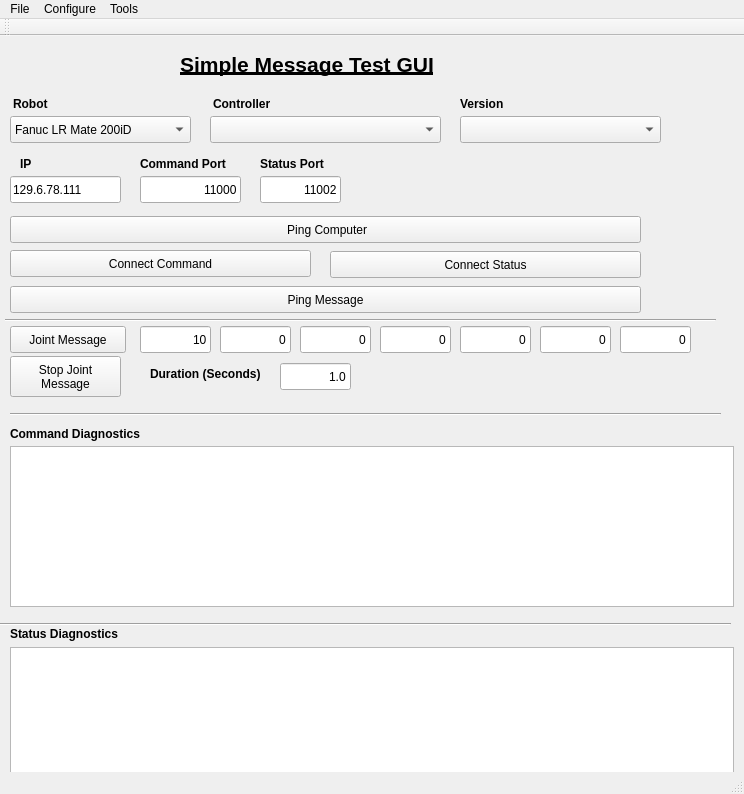
<?xml version="1.0" encoding="UTF-8"?>
<ui version="4.0">
 <class>MainWindow</class>
 <widget class="QMainWindow" name="MainWindow">
  <property name="geometry">
   <rect>
    <x>0</x>
    <y>0</y>
    <width>744</width>
    <height>794</height>
   </rect>
  </property>
  <property name="sizePolicy">
   <sizepolicy hsizetype="Expanding" vsizetype="Preferred">
    <horstretch>0</horstretch>
    <verstretch>0</verstretch>
   </sizepolicy>
  </property>
  <property name="windowTitle">
   <string>GUI</string>
  </property>
  <property name="layoutDirection">
   <enum>Qt::LeftToRight</enum>
  </property>
  <property name="toolButtonStyle">
   <enum>Qt::ToolButtonIconOnly</enum>
  </property>
  <widget class="QWidget" name="centralWidget">
   <widget class="QLabel" name="label_4">
    <property name="geometry">
     <rect>
      <x>20</x>
      <y>120</y>
      <width>67</width>
      <height>17</height>
     </rect>
    </property>
    <property name="text">
     <string>&lt;html&gt;&lt;head/&gt;&lt;body&gt;&lt;p&gt;&lt;span style=&quot; font-weight:600;&quot;&gt;IP&lt;/span&gt;&lt;/p&gt;&lt;/body&gt;&lt;/html&gt;</string>
    </property>
   </widget>
   <widget class="QLabel" name="label_5">
    <property name="geometry">
     <rect>
      <x>140</x>
      <y>120</y>
      <width>121</width>
      <height>17</height>
     </rect>
    </property>
    <property name="text">
     <string>&lt;html&gt;&lt;head/&gt;&lt;body&gt;&lt;p&gt;&lt;span style=&quot; font-weight:600;&quot;&gt;Command Port&lt;/span&gt;&lt;/p&gt;&lt;/body&gt;&lt;/html&gt;</string>
    </property>
   </widget>
   <widget class="QLabel" name="label_6">
    <property name="geometry">
     <rect>
      <x>260</x>
      <y>120</y>
      <width>81</width>
      <height>17</height>
     </rect>
    </property>
    <property name="text">
     <string>&lt;html&gt;&lt;head/&gt;&lt;body&gt;&lt;p&gt;&lt;span style=&quot; font-weight:600;&quot;&gt;Status Port&lt;/span&gt;&lt;/p&gt;&lt;/body&gt;&lt;/html&gt;</string>
    </property>
   </widget>
   <widget class="QLineEdit" name="lineEdit_jnt0">
    <property name="geometry">
     <rect>
      <x>140</x>
      <y>290</y>
      <width>71</width>
      <height>27</height>
     </rect>
    </property>
    <property name="sizePolicy">
     <sizepolicy hsizetype="Expanding" vsizetype="Preferred">
      <horstretch>0</horstretch>
      <verstretch>0</verstretch>
     </sizepolicy>
    </property>
    <property name="maximumSize">
     <size>
      <width>71</width>
      <height>16777215</height>
     </size>
    </property>
    <property name="toolTip">
     <string>joint 1</string>
    </property>
    <property name="text">
     <string>10</string>
    </property>
    <property name="alignment">
     <set>Qt::AlignRight|Qt::AlignTrailing|Qt::AlignVCenter</set>
    </property>
   </widget>
   <widget class="QLineEdit" name="lineEdit_jnt1">
    <property name="geometry">
     <rect>
      <x>220</x>
      <y>290</y>
      <width>71</width>
      <height>27</height>
     </rect>
    </property>
    <property name="maximumSize">
     <size>
      <width>71</width>
      <height>16777215</height>
     </size>
    </property>
    <property name="toolTip">
     <string>joint 2</string>
    </property>
    <property name="text">
     <string>0</string>
    </property>
    <property name="alignment">
     <set>Qt::AlignRight|Qt::AlignTrailing|Qt::AlignVCenter</set>
    </property>
   </widget>
   <widget class="QLineEdit" name="lineEdit_jnt2">
    <property name="geometry">
     <rect>
      <x>300</x>
      <y>290</y>
      <width>71</width>
      <height>27</height>
     </rect>
    </property>
    <property name="maximumSize">
     <size>
      <width>75</width>
      <height>16777215</height>
     </size>
    </property>
    <property name="toolTip">
     <string>joint 3</string>
    </property>
    <property name="text">
     <string>0</string>
    </property>
    <property name="alignment">
     <set>Qt::AlignRight|Qt::AlignTrailing|Qt::AlignVCenter</set>
    </property>
   </widget>
   <widget class="QLineEdit" name="lineEdit_jnt3">
    <property name="geometry">
     <rect>
      <x>380</x>
      <y>290</y>
      <width>71</width>
      <height>27</height>
     </rect>
    </property>
    <property name="maximumSize">
     <size>
      <width>102</width>
      <height>16777215</height>
     </size>
    </property>
    <property name="toolTip">
     <string>joint 4</string>
    </property>
    <property name="text">
     <string>0</string>
    </property>
    <property name="alignment">
     <set>Qt::AlignRight|Qt::AlignTrailing|Qt::AlignVCenter</set>
    </property>
   </widget>
   <widget class="QLineEdit" name="lineEdit_jnt4">
    <property name="geometry">
     <rect>
      <x>460</x>
      <y>290</y>
      <width>71</width>
      <height>27</height>
     </rect>
    </property>
    <property name="maximumSize">
     <size>
      <width>91</width>
      <height>16777215</height>
     </size>
    </property>
    <property name="toolTip">
     <string>joint 5</string>
    </property>
    <property name="text">
     <string>0</string>
    </property>
    <property name="alignment">
     <set>Qt::AlignRight|Qt::AlignTrailing|Qt::AlignVCenter</set>
    </property>
   </widget>
   <widget class="QLineEdit" name="lineEdit_jnt5">
    <property name="geometry">
     <rect>
      <x>540</x>
      <y>290</y>
      <width>71</width>
      <height>27</height>
     </rect>
    </property>
    <property name="maximumSize">
     <size>
      <width>81</width>
      <height>16777215</height>
     </size>
    </property>
    <property name="toolTip">
     <string>joint 6</string>
    </property>
    <property name="text">
     <string>0</string>
    </property>
    <property name="alignment">
     <set>Qt::AlignRight|Qt::AlignTrailing|Qt::AlignVCenter</set>
    </property>
   </widget>
   <widget class="QLabel" name="label_7">
    <property name="geometry">
     <rect>
      <x>180</x>
      <y>13</y>
      <width>401</width>
      <height>31</height>
     </rect>
    </property>
    <property name="text">
     <string>&lt;html&gt;&lt;head/&gt;&lt;body&gt;&lt;p&gt;&lt;span style=&quot; font-size:16pt; font-weight:600; text-decoration: underline;&quot;&gt;Simple Message Test GUI&lt;/span&gt;&lt;/p&gt;&lt;/body&gt;&lt;/html&gt;</string>
    </property>
   </widget>
   <widget class="QLabel" name="label_8">
    <property name="geometry">
     <rect>
      <x>10</x>
      <y>390</y>
      <width>151</width>
      <height>17</height>
     </rect>
    </property>
    <property name="text">
     <string>&lt;html&gt;&lt;head/&gt;&lt;body&gt;&lt;p&gt;&lt;span style=&quot; font-weight:600;&quot;&gt;Command Diagnostics&lt;/span&gt;&lt;/p&gt;&lt;/body&gt;&lt;/html&gt;</string>
    </property>
   </widget>
   <widget class="Line" name="line">
    <property name="geometry">
     <rect>
      <x>0</x>
      <y>580</y>
      <width>731</width>
      <height>16</height>
     </rect>
    </property>
    <property name="orientation">
     <enum>Qt::Horizontal</enum>
    </property>
   </widget>
   <widget class="QLineEdit" name="lineEdit_StatusPort">
    <property name="geometry">
     <rect>
      <x>260</x>
      <y>140</y>
      <width>81</width>
      <height>27</height>
     </rect>
    </property>
    <property name="sizePolicy">
     <sizepolicy hsizetype="Fixed" vsizetype="Fixed">
      <horstretch>0</horstretch>
      <verstretch>0</verstretch>
     </sizepolicy>
    </property>
    <property name="text">
     <string>11002</string>
    </property>
    <property name="alignment">
     <set>Qt::AlignRight|Qt::AlignTrailing|Qt::AlignVCenter</set>
    </property>
   </widget>
   <widget class="QLineEdit" name="lineEdit_ip">
    <property name="geometry">
     <rect>
      <x>10</x>
      <y>140</y>
      <width>111</width>
      <height>27</height>
     </rect>
    </property>
    <property name="text">
     <string>129.6.78.111</string>
    </property>
   </widget>
   <widget class="QLineEdit" name="lineEditCmdPort">
    <property name="geometry">
     <rect>
      <x>140</x>
      <y>140</y>
      <width>101</width>
      <height>27</height>
     </rect>
    </property>
    <property name="sizePolicy">
     <sizepolicy hsizetype="Fixed" vsizetype="Fixed">
      <horstretch>0</horstretch>
      <verstretch>0</verstretch>
     </sizepolicy>
    </property>
    <property name="text">
     <string>11000</string>
    </property>
    <property name="alignment">
     <set>Qt::AlignRight|Qt::AlignTrailing|Qt::AlignVCenter</set>
    </property>
   </widget>
   <widget class="QPushButton" name="pushButton_connect">
    <property name="geometry">
     <rect>
      <x>10</x>
      <y>214</y>
      <width>301</width>
      <height>27</height>
     </rect>
    </property>
    <property name="sizePolicy">
     <sizepolicy hsizetype="Preferred" vsizetype="Fixed">
      <horstretch>0</horstretch>
      <verstretch>0</verstretch>
     </sizepolicy>
    </property>
    <property name="text">
     <string>Connect Command</string>
    </property>
   </widget>
   <widget class="QLabel" name="label_9">
    <property name="geometry">
     <rect>
      <x>460</x>
      <y>60</y>
      <width>70</width>
      <height>17</height>
     </rect>
    </property>
    <property name="sizePolicy">
     <sizepolicy hsizetype="Fixed" vsizetype="Preferred">
      <horstretch>0</horstretch>
      <verstretch>0</verstretch>
     </sizepolicy>
    </property>
    <property name="text">
     <string>&lt;html&gt;&lt;head/&gt;&lt;body&gt;&lt;p&gt;&lt;span style=&quot; font-weight:600;&quot;&gt;Version&lt;/span&gt;&lt;/p&gt;&lt;/body&gt;&lt;/html&gt;</string>
    </property>
   </widget>
   <widget class="QComboBox" name="comboBox_version">
    <property name="geometry">
     <rect>
      <x>460</x>
      <y>80</y>
      <width>201</width>
      <height>27</height>
     </rect>
    </property>
   </widget>
   <widget class="QWidget" name="formLayoutWidget_2">
    <property name="geometry">
     <rect>
      <x>20</x>
      <y>72</y>
      <width>16</width>
      <height>16</height>
     </rect>
    </property>
    <layout class="QFormLayout" name="formLayout_2"/>
   </widget>
   <widget class="QLabel" name="label_2">
    <property name="geometry">
     <rect>
      <x>13</x>
      <y>60</y>
      <width>42</width>
      <height>17</height>
     </rect>
    </property>
    <property name="sizePolicy">
     <sizepolicy hsizetype="Fixed" vsizetype="Preferred">
      <horstretch>0</horstretch>
      <verstretch>0</verstretch>
     </sizepolicy>
    </property>
    <property name="text">
     <string>&lt;html&gt;&lt;head/&gt;&lt;body&gt;&lt;p&gt;&lt;span style=&quot; font-weight:600;&quot;&gt;Robot&lt;/span&gt;&lt;/p&gt;&lt;/body&gt;&lt;/html&gt;</string>
    </property>
   </widget>
   <widget class="QLabel" name="label_3">
    <property name="geometry">
     <rect>
      <x>213</x>
      <y>60</y>
      <width>81</width>
      <height>17</height>
     </rect>
    </property>
    <property name="sizePolicy">
     <sizepolicy hsizetype="Fixed" vsizetype="Preferred">
      <horstretch>0</horstretch>
      <verstretch>0</verstretch>
     </sizepolicy>
    </property>
    <property name="text">
     <string>&lt;html&gt;&lt;head/&gt;&lt;body&gt;&lt;p&gt;&lt;span style=&quot; font-weight:600;&quot;&gt;Controller&lt;/span&gt;&lt;/p&gt;&lt;/body&gt;&lt;/html&gt;</string>
    </property>
   </widget>
   <widget class="QPlainTextEdit" name="plainTextEdit">
    <property name="geometry">
     <rect>
      <x>10</x>
      <y>611</y>
      <width>724</width>
      <height>161</height>
     </rect>
    </property>
    <property name="sizePolicy">
     <sizepolicy hsizetype="Expanding" vsizetype="Preferred">
      <horstretch>0</horstretch>
      <verstretch>0</verstretch>
     </sizepolicy>
    </property>
   </widget>
   <widget class="QLabel" name="label">
    <property name="geometry">
     <rect>
      <x>10</x>
      <y>590</y>
      <width>131</width>
      <height>17</height>
     </rect>
    </property>
    <property name="text">
     <string>&lt;html&gt;&lt;head/&gt;&lt;body&gt;&lt;p&gt;&lt;span style=&quot; font-weight:600;&quot;&gt;Status Diagnostics&lt;/span&gt;&lt;/p&gt;&lt;/body&gt;&lt;/html&gt;</string>
    </property>
   </widget>
   <widget class="QPushButton" name="pushButton_pingcomputer">
    <property name="geometry">
     <rect>
      <x>10</x>
      <y>180</y>
      <width>631</width>
      <height>27</height>
     </rect>
    </property>
    <property name="sizePolicy">
     <sizepolicy hsizetype="Preferred" vsizetype="Fixed">
      <horstretch>0</horstretch>
      <verstretch>0</verstretch>
     </sizepolicy>
    </property>
    <property name="text">
     <string> Ping Computer</string>
    </property>
   </widget>
   <widget class="QPushButton" name="pushButton_pingMsg">
    <property name="geometry">
     <rect>
      <x>10</x>
      <y>250</y>
      <width>631</width>
      <height>27</height>
     </rect>
    </property>
    <property name="sizePolicy">
     <sizepolicy hsizetype="Minimum" vsizetype="Expanding">
      <horstretch>0</horstretch>
      <verstretch>0</verstretch>
     </sizepolicy>
    </property>
    <property name="text">
     <string>Ping Message</string>
    </property>
   </widget>
   <widget class="QComboBox" name="comboBoxRobots">
    <property name="geometry">
     <rect>
      <x>10</x>
      <y>80</y>
      <width>181</width>
      <height>27</height>
     </rect>
    </property>
    <item>
     <property name="text">
      <string>Fanuc LR Mate 200iD</string>
     </property>
    </item>
    <item>
     <property name="text">
      <string>Motoman sia20d</string>
     </property>
    </item>
   </widget>
   <widget class="QPushButton" name="pushButton_jointmsg">
    <property name="geometry">
     <rect>
      <x>10</x>
      <y>290</y>
      <width>116</width>
      <height>27</height>
     </rect>
    </property>
    <property name="sizePolicy">
     <sizepolicy hsizetype="Minimum" vsizetype="Expanding">
      <horstretch>0</horstretch>
      <verstretch>0</verstretch>
     </sizepolicy>
    </property>
    <property name="text">
     <string>Joint Message</string>
    </property>
   </widget>
   <widget class="QComboBox" name="comboBox_controller">
    <property name="geometry">
     <rect>
      <x>210</x>
      <y>80</y>
      <width>231</width>
      <height>27</height>
     </rect>
    </property>
    <property name="sizePolicy">
     <sizepolicy hsizetype="Fixed" vsizetype="Fixed">
      <horstretch>0</horstretch>
      <verstretch>0</verstretch>
     </sizepolicy>
    </property>
   </widget>
   <widget class="QLineEdit" name="lineEdit_jnt6">
    <property name="geometry">
     <rect>
      <x>620</x>
      <y>290</y>
      <width>71</width>
      <height>27</height>
     </rect>
    </property>
    <property name="maximumSize">
     <size>
      <width>81</width>
      <height>16777215</height>
     </size>
    </property>
    <property name="toolTip">
     <string>joint 6</string>
    </property>
    <property name="text">
     <string>0</string>
    </property>
    <property name="alignment">
     <set>Qt::AlignRight|Qt::AlignTrailing|Qt::AlignVCenter</set>
    </property>
   </widget>
   <widget class="QLabel" name="label_10">
    <property name="geometry">
     <rect>
      <x>150</x>
      <y>330</y>
      <width>131</width>
      <height>17</height>
     </rect>
    </property>
    <property name="text">
     <string>&lt;html&gt;&lt;head/&gt;&lt;body&gt;&lt;p&gt;&lt;span style=&quot; font-weight:600;&quot;&gt;Duration (Seconds)&lt;/span&gt;&lt;/p&gt;&lt;/body&gt;&lt;/html&gt;</string>
    </property>
   </widget>
   <widget class="QLineEdit" name="lineEdit_duration">
    <property name="geometry">
     <rect>
      <x>280</x>
      <y>327</y>
      <width>71</width>
      <height>27</height>
     </rect>
    </property>
    <property name="sizePolicy">
     <sizepolicy hsizetype="Expanding" vsizetype="Preferred">
      <horstretch>0</horstretch>
      <verstretch>0</verstretch>
     </sizepolicy>
    </property>
    <property name="maximumSize">
     <size>
      <width>71</width>
      <height>16777215</height>
     </size>
    </property>
    <property name="toolTip">
     <string>joint 1</string>
    </property>
    <property name="text">
     <string>1.0</string>
    </property>
    <property name="alignment">
     <set>Qt::AlignRight|Qt::AlignTrailing|Qt::AlignVCenter</set>
    </property>
   </widget>
   <widget class="Line" name="line_3">
    <property name="geometry">
     <rect>
      <x>10</x>
      <y>370</y>
      <width>711</width>
      <height>16</height>
     </rect>
    </property>
    <property name="orientation">
     <enum>Qt::Horizontal</enum>
    </property>
   </widget>
   <widget class="Line" name="line_4">
    <property name="geometry">
     <rect>
      <x>5</x>
      <y>276</y>
      <width>711</width>
      <height>16</height>
     </rect>
    </property>
    <property name="orientation">
     <enum>Qt::Horizontal</enum>
    </property>
   </widget>
   <widget class="QPushButton" name="pushButton_connect_2">
    <property name="geometry">
     <rect>
      <x>330</x>
      <y>215</y>
      <width>311</width>
      <height>27</height>
     </rect>
    </property>
    <property name="sizePolicy">
     <sizepolicy hsizetype="Preferred" vsizetype="Fixed">
      <horstretch>0</horstretch>
      <verstretch>0</verstretch>
     </sizepolicy>
    </property>
    <property name="text">
     <string>Connect Status</string>
    </property>
   </widget>
   <widget class="QPushButton" name="pushButtonStopJts">
    <property name="geometry">
     <rect>
      <x>10</x>
      <y>320</y>
      <width>111</width>
      <height>41</height>
     </rect>
    </property>
    <property name="text">
     <string>Stop Joint 
Message</string>
    </property>
   </widget>
   <widget class="QPlainTextEdit" name="plainTextEdit_cmd">
    <property name="geometry">
     <rect>
      <x>10</x>
      <y>410</y>
      <width>724</width>
      <height>161</height>
     </rect>
    </property>
    <property name="sizePolicy">
     <sizepolicy hsizetype="Expanding" vsizetype="Preferred">
      <horstretch>0</horstretch>
      <verstretch>0</verstretch>
     </sizepolicy>
    </property>
   </widget>
  </widget>
  <widget class="QMenuBar" name="menuBar">
   <property name="geometry">
    <rect>
     <x>0</x>
     <y>0</y>
     <width>744</width>
     <height>25</height>
    </rect>
   </property>
   <widget class="QMenu" name="menuController">
    <property name="title">
     <string>File</string>
    </property>
    <addaction name="actionPrint"/>
    <addaction name="separator"/>
    <addaction name="actionExit"/>
   </widget>
   <widget class="QMenu" name="menuConfigure">
    <property name="title">
     <string>Configure</string>
    </property>
    <widget class="QMenu" name="menuDebug">
     <property name="title">
      <string>Debug</string>
     </property>
     <addaction name="actionNone"/>
     <addaction name="actionReply"/>
     <addaction name="actionState"/>
     <addaction name="actionFeedback"/>
     <addaction name="actionRun"/>
     <addaction name="actionAll"/>
    </widget>
    <addaction name="separator"/>
    <addaction name="actionRadians"/>
    <addaction name="actionDegrees"/>
    <addaction name="separator"/>
    <addaction name="separator"/>
    <addaction name="actionByte_Swap"/>
    <addaction name="separator"/>
    <addaction name="actionHex_Dump"/>
    <addaction name="separator"/>
    <addaction name="menuDebug"/>
    <addaction name="actionQDebug"/>
   </widget>
   <widget class="QMenu" name="menuTools">
    <property name="title">
     <string>Tools</string>
    </property>
    <addaction name="actionEndianness"/>
   </widget>
   <addaction name="menuController"/>
   <addaction name="menuConfigure"/>
   <addaction name="menuTools"/>
  </widget>
  <widget class="QToolBar" name="mainToolBar">
   <attribute name="toolBarArea">
    <enum>TopToolBarArea</enum>
   </attribute>
   <attribute name="toolBarBreak">
    <bool>false</bool>
   </attribute>
  </widget>
  <widget class="QStatusBar" name="statusBar"/>
  <action name="actionExit">
   <property name="text">
    <string>Exit</string>
   </property>
  </action>
  <action name="actionPrint">
   <property name="checkable">
    <bool>true</bool>
   </property>
   <property name="text">
    <string>Print</string>
   </property>
  </action>
  <action name="actionRadians">
   <property name="checkable">
    <bool>true</bool>
   </property>
   <property name="checked">
    <bool>true</bool>
   </property>
   <property name="text">
    <string>Radians</string>
   </property>
  </action>
  <action name="actionDegrees">
   <property name="checkable">
    <bool>true</bool>
   </property>
   <property name="text">
    <string>Degrees</string>
   </property>
  </action>
  <action name="actionEndianness">
   <property name="text">
    <string>Endianness</string>
   </property>
  </action>
  <action name="actionByte_Swap">
   <property name="checkable">
    <bool>true</bool>
   </property>
   <property name="text">
    <string>Byte Swap</string>
   </property>
  </action>
  <action name="actionHex_Dump">
   <property name="checkable">
    <bool>true</bool>
   </property>
   <property name="text">
    <string>Hex Dump</string>
   </property>
  </action>
  <action name="actionNone">
   <property name="checkable">
    <bool>true</bool>
   </property>
   <property name="text">
    <string>None</string>
   </property>
  </action>
  <action name="actionReply">
   <property name="checkable">
    <bool>true</bool>
   </property>
   <property name="text">
    <string>Reply</string>
   </property>
  </action>
  <action name="actionState">
   <property name="checkable">
    <bool>true</bool>
   </property>
   <property name="text">
    <string>State</string>
   </property>
  </action>
  <action name="actionFeedback">
   <property name="checkable">
    <bool>true</bool>
   </property>
   <property name="text">
    <string>Feedback</string>
   </property>
  </action>
  <action name="actionRun">
   <property name="checkable">
    <bool>true</bool>
   </property>
   <property name="text">
    <string>Run</string>
   </property>
  </action>
  <action name="actionAll">
   <property name="checkable">
    <bool>true</bool>
   </property>
   <property name="text">
    <string>All</string>
   </property>
  </action>
  <action name="actionQDebug">
   <property name="checkable">
    <bool>true</bool>
   </property>
   <property name="text">
    <string>QDebug</string>
   </property>
  </action>
 </widget>
 <layoutdefault spacing="6" margin="11"/>
 <resources/>
 <connections>
  <connection>
   <sender>actionExit</sender>
   <signal>triggered()</signal>
   <receiver>MainWindow</receiver>
   <slot>close()</slot>
   <hints>
    <hint type="sourcelabel">
     <x>-1</x>
     <y>-1</y>
    </hint>
    <hint type="destinationlabel">
     <x>306</x>
     <y>149</y>
    </hint>
   </hints>
  </connection>
 </connections>
</ui>
